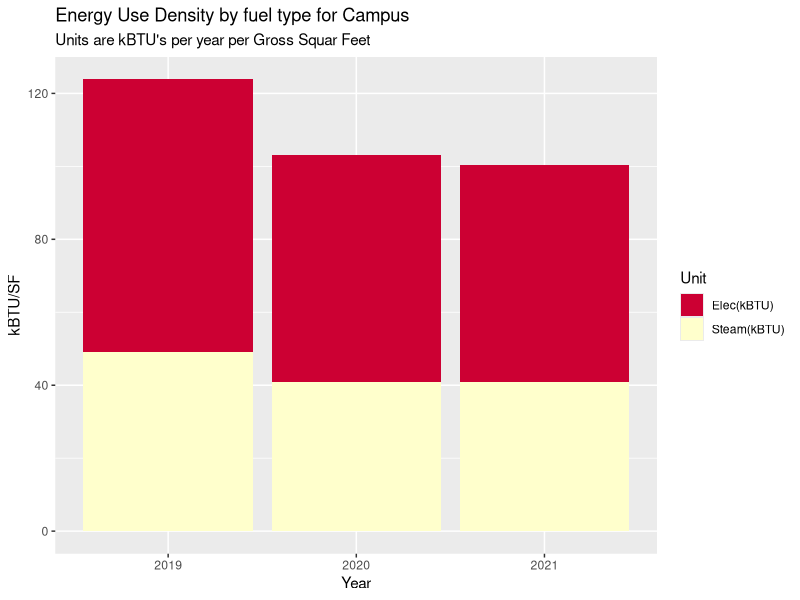
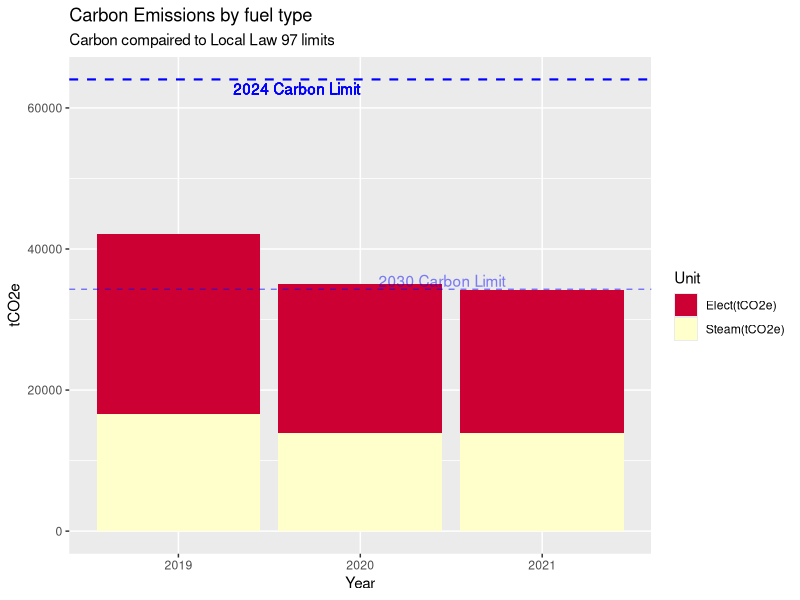
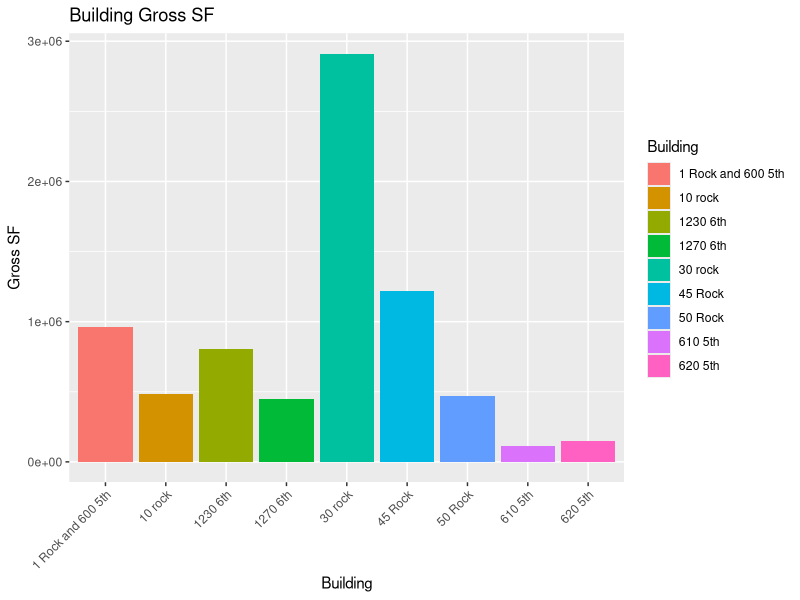
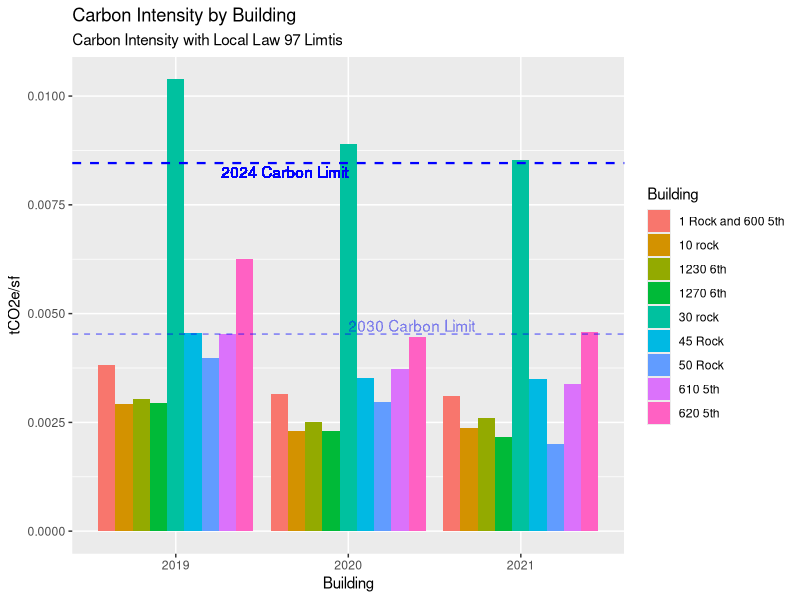

Write R code to recreate these figures, in order. (Note: this script raises an error after producing the figures.)
## ---- chunk 1

# Load packages 
my_packages <- c("tidyverse", "vroom" , "janitor" , "glue" , "tsibble" , "tidytext","lubridate", "fable", "tsibbledata", "ggplot2", "forecast", "tseries", "rio", "zoo", "readxl", "tsibbledata", "knitr", "formattable", "scales", "kable", "kableExtra")   

invisible( lapply(my_packages, require, character.only = TRUE))

#Set up environment 
place <- "Home"  #Where are we working today. 
# place <- "work"

if (place == "Home"){setwd("C:/Users/paulr/Documents/R/RockCenterEnergyAnalysis")} else {setwd("C:/Users/prode/Documents/R/RockCenterEnergyAnalysis")}

if (!file.exists("data")) { dir.create("data")}

rm(place, my_packages ) #Clean up

options(dplyr.summarise.inform = FALSE)  # Suppress textin Knit printout. 



# Read in data

'ElecCF' <- 0.000288962  #2021 Carbon Values
'SteamCF' <- 0.00004493 #2021 Carbon Values
'IntensityLimit24' <- 0.00846 #2024 Limit
'IntensityLimit30' <- 0.00453 #2030 Limit

SteamData <- read_excel("data/Energy_Data_for_Net_Zero_Study.xlsx", sheet = "Sheet1", range = "B2:G11" , col_names = TRUE, na = "NA", col_types = NULL ) %>%  select(-5,-6)

ElectricData <- read_excel("data/Energy_Data_for_Net_Zero_Study.xlsx", sheet = "Sheet1", range = "B13:G23" , col_names = TRUE, na = "NA", col_types = NULL ) %>% select(-5,-6)

ElectricData %>% filter(Building == '1 Rock' | Building == '600 5th') %>% 
  select( -Building) %>% 
  summarise_each(funs(sum)) %>% 
  mutate(Building = "1 Rock and 600 5th") %>% 
  select(4,1,2,3) %>% rbind(ElectricData) %>% 
  filter(Building != '1 Rock' & Building != '600 5th') -> ElectricData

BuildingGSF <- read_excel("data/Energy_Data_for_Net_Zero_Study.xlsx", sheet = "Sheet1", range = "B28:C39" , col_names = TRUE, na = "NA", col_types = NULL ) %>% 
  filter(Building != '1 Rock' & Building != '600 5th')

UtilityData <- left_join(ElectricData, SteamData, by="Building") %>% left_join(BuildingGSF, by="Building")
UtilityData[is.na(UtilityData)] <- 0


# Adding NBC Electric
  All_Data <- read_excel("data/LL97 Fines Rock Center.xlsx", sheet = "NBC Energy", range = "B1:D64" , col_names = TRUE, na = "Not Available", col_types = c("guess", "guess", "numeric") ) %>% mutate(across(contains('Date'), ymd)) %>% select("Start Date", "kwh")
colnames(All_Data) <- c("Date",  "kwh")
All_Data %>% 
  group_by(year(Date)) %>% 
  summarise("Elect" = sum(kwh)) -> All_Data
colnames(All_Data) <- c("Date", "Elect")
All_Data %>% 
  filter(Date == 2019 | Date == 2020 | Date == 2021 ) -> All_Data
UtilityData[4,2] <- UtilityData[4,2] + All_Data[1,2]
UtilityData[4,3] <- UtilityData[4,3] + All_Data[2,2]
UtilityData[4,4] <- UtilityData[4,4] + All_Data[3,2]


#Campus EUI for each year 
UtilityData1 <- UtilityData 
apply(UtilityData1[2:4], 2, function(row) row * 3.4121 ) -> UtilityData1[2:4]
apply(UtilityData1[5:7], 2, function(row) row * 1194) -> UtilityData1[5:7]
UtilityData1 %>% select(`2019 kwh`, `2020 kwh`, `2021 kwh`, `2019 mlbs`, `2020 mlbs`, `2021 mlbs`, `Gross Floor Area`) %>%
summarise_each(funs(sum)) -> UtilityData1
    TotalFlArea <- UtilityData1$`Gross Floor Area`
    UtilityData1 %>% 
      select(-`Gross Floor Area`) %>% 
  gather(key = "Item", value = "Value") -> UtilityData1
  cbind(UtilityData1, str_split_fixed(UtilityData1$Item, " ", n=2)) %>% 
  select(-"Item") -> UtilityData1 
  colnames(UtilityData1)  <-  c("Value", "Year", "Unit") 
  apply(UtilityData1[3], 1, function(x) {ifelse(x == "kwh", "Elec(kBTU)", "Steam(kBTU)")}) -> UtilityData1[3]
  

  # Make an EUI plot with kBTU vales for both  electric and steam  
UtilityData2 <- UtilityData1
apply(UtilityData2[1], 1, function(row) row / TotalFlArea ) -> UtilityData2[1]
UtilityData2 %>% 
  ggplot(aes(x = Year, y = Value, fill = Unit)) +
  geom_bar(stat = "identity", position = "stack") +
  labs( title = "Energy Use Density by fuel type for Campus",
        subtitle = "Units are kBTU's per year per Gross Squar Feet") +
  xlab("Year") +
  ylab("kBTU/SF") +
  scale_fill_manual(values = c("#CC0033", "#FFFFCC"))


 ### Delta's ###
  UtilityData2 %>%
    group_by(Year) %>% 
    summarise("AnnuValues" = sum(Value)) %>% 
    mutate("BaseYear" = max(AnnuValues)) %>% 
    mutate("Delta" = AnnuValues/BaseYear) -> CampusDelta
  CampusDelta[4] <- sapply(CampusDelta[4], function(x) percent(x, accuracy=1))
## ---- chunk 2

#Make a Carbon table in the dataframe UtilityData1
UtilityData3 <- UtilityData1
  apply(UtilityData3[3], 1, function(x) {ifelse(x == "Elec(kBTU)", "Elect(tCO2e)", "Steam(tCO2e)")}) -> UtilityData3[3]
  
  
  UtilityData3 %>% 
  mutate(Carbon = ifelse(Unit == "Elec(kBTU)", Value * ElecCF / 3.4121, Value * SteamCF)) %>% ggplot(aes(x = Year, y = Carbon, fill = Unit)) +
  geom_bar(stat = "identity", position = "stack") +
  labs( title = "Carbon Emissions by fuel type",
        subtitle = "Carbon compaired to Local Law 97 limits") +
  labs(x = "Year", y = "tCO2e") +
  #guides(fill = FALSE) +
  geom_hline(aes(yintercept = TotalFlArea * IntensityLimit24), color = "blue", linetype = "dashed", size = 0.75) +
  geom_text(aes(x = 2, y = TotalFlArea * IntensityLimit24, label = "2024 Carbon Limit"), hjust = 1, vjust = 1.25 , color = "blue") +
  geom_hline(aes(yintercept = TotalFlArea * IntensityLimit30), linetype = "dashed", color = "blue", size = 0.5, alpha = 0.5) +
  geom_text(aes(x = 2.1, y = TotalFlArea * IntensityLimit30, label = "2030 Carbon Limit", alpha = 0.1), hjust = 0, vjust = -.2 , color = "blue", alpha = 0.1) +
  scale_fill_manual(values = c("#CC0033", "#FFFFCC"))
  
## ---- chunk 3

#Plot Carbon Intensities versus LL97 Limits 
UtilityData1 <- UtilityData 
#apply(UtilityData1[2:4], 2, function(row) row * 3.4121 ) -> UtilityData1[2:4]
apply(UtilityData1[5:7], 2, function(row) row * 1194) -> UtilityData1[5:7]
UtilityData1[2:7]/UtilityData1$`Gross Floor Area` -> UtilityData1[2:7]
colnames(UtilityData1) <- c("Building", "2019 kwh", "2020 kwh", "2021 kwh", "2019 kBTUs", "2020 kBTUs", "2021 kBTUs", "Gross Floor Area")

UtilityData1 %>% select("Building", "2019 kwh", "2020 kwh", "2021 kwh", "2019 kBTUs", "2020 kBTUs", "2021 kBTUs") -> UtilityData1

UtilityData1 %>% 
  gather(key = "Item", value = "Value", -"Building") -> UtilityData1
  cbind(UtilityData1, str_split_fixed(UtilityData1$Item, " ", n=2)) %>% 
  select(-"Item") -> UtilityData1 
  colnames(UtilityData1)  <-  c("Building", "Value", "Year", "Unit") 
  UtilityData1 %>% 
    mutate("Carbon/SF" = ifelse(Unit == "kwh", Value * ElecCF, Value * SteamCF)) %>% 
    select(Building, Year, Unit, `Carbon/SF`) %>% 
    mutate("Carbon" = "tCO2e") -> UtilityData1
  
  UtilityData %>%   
ggplot(aes(x = Building, y = `Gross Floor Area`, fill = Building)) +
  geom_bar(stat = "identity", position = "dodge") +
  labs( title = "Building Gross SF") +
  labs(x = "Building", y = "Gross SF") +
  theme(axis.text.x = element_text (angle = 45, vjust = 1, hjust=1)) 


UtilityData1 %>%   
ggplot(aes(x = Year, y = `Carbon/SF`, fill = Building, group = Building)) +
  geom_bar(stat = "identity", position = "dodge") +
  labs( title = "Carbon Intensity by Building",
        subtitle = "Carbon Intensity with Local Law 97 Limtis") +
  labs(x = "Building", y = "tCO2e/sf") +
  geom_hline(aes(yintercept = IntensityLimit24), color = "blue", linetype = "dashed", size = 0.75) +
  geom_text(aes(x = 2, y = IntensityLimit24, label = "2024 Carbon Limit"), hjust = 1, vjust = 1.25 , color = "blue") +
  geom_hline(aes(yintercept = IntensityLimit30), linetype = "dashed", color = "blue", size = 0.5, alpha = 0.5) +
  geom_text(aes(x = 2, y = IntensityLimit30, label = "2030 Carbon Limit"), hjust = 0, vjust = -.2 , color = "blue", alpha = 0.01) 
  

CarbonLimits <- data.frame(Year = 2019:2021, IntensityLimit24 = 0.00846, IntensityLimit30 = 0.00453)
CarbonLimits$Year <- as.character(CarbonLimits$Year)
## ---- chunk 4


###### Making table for penalties ######
UtilityData1 %>% 
  left_join(BuildingGSF) %>% 
  left_join(CarbonLimits) %>% 
  mutate('tCO2e' = IntensityLimit24 - `Carbon/SF`) -> UtilityDataT

UtilityDataT %>% 
  mutate("Penality" = ifelse(tCO2e > 0, 0, (268 * tCO2e * UtilityDataT$`Gross Floor Area`))) -> UtilityDataT

UtilityDataT %>% 
  filter(Year == 2019) %>% 
  select(-Year, -Unit, -Carbon, -IntensityLimit30, -IntensityLimit24) %>% 
  group_by(Building) %>% 
  summarise( "CarbonPSF" = sum(`Carbon/SF`), "tCO2e" = sum(`tCO2e`), "Penalty" = sum(Penality))  -> UtilityDataT2

kable(UtilityDataT2, format = "html", col.names = c("Building", "Carbon/GSF", "Total Carbon", "Net Penanity"), align = "lllc", caption = "<center><strong><strong>Penality Tabulation</strong></strong></center>", digits = getOption("digits"), booktabs = T ) %>% 
kable_styling(bootstrap_options = "striped",full_width = F) 



## ---- chunk 5

#1 Electric kWh
ElectricData %>% select(Building, `2019 kwh`, `2020 kwh`, `2021 kwh`) %>% 
  gather(key = "Item", value = "Value", -Building) %>%
  ggplot(aes(x = Building, y = Value, fill = Item, group = Item)) +
  labs( title = "Annual Electric by Building",
        subtitle = "2019 and Covid years", x = "Building", y = "kWh") +
  theme(axis.text.x = element_text (angle = 45, vjust = 1, hjust=1)) +
  geom_bar(stat = "identity", position = "dodge")
## ---- chunk 6
#2 Electric kWh per GSF 
UtilityData1 <- UtilityData
apply(UtilityData1[2:7], 2, function(row) row / UtilityData1$`Gross Floor Area`) -> UtilityData1[2:7]
UtilityData1 %>% select(Building, `2019 kwh`, `2020 kwh`, `2021 kwh`) %>% 
  gather(key = "Item", value = "Value", -Building) %>% 
  ggplot(aes(x = Building, y = Value, fill = Item, group = Item)) +
  labs( title = "Annual Electric per Gross Squar Foot by Building",
        subtitle = "2019 and Covid years", x = "Building", y = "kWh/GSF") +
  theme(axis.text.x = element_text (angle = 45, vjust = 1, hjust=1)) +
  geom_bar(stat = "identity", position = "dodge")
## ---- chunk 7

#3 percent kWh reductions relative to 2019 
UtilityData1 <- UtilityData
apply(UtilityData1[2:7], 2, function(row) row / UtilityData1$`Gross Floor Area`) -> UtilityData1[2:7]
apply(UtilityData1[2:4], 2, function(row) row / UtilityData1$`2019 kwh`) -> UtilityData1[2:4]
UtilityData1 %>% select(Building, `2019 kwh`, `2020 kwh`, `2021 kwh`) %>% 
  gather(key = "Item", value = "Value", -Building) %>% 
  ggplot(aes(x = Building, y = Value, fill = Item, group = Item)) + 
  labs( title = "Percent of 2019 Electrical Consumption by Building",
        subtitle = "2019 Electric versys Covid years", x = "Building", y = "kWh/GSF % of 2019") +
  theme(axis.text.x = element_text (angle = 45, vjust = 1, hjust=1)) +
  geom_bar(stat = "identity", position = "dodge")
## ---- chunk 8
# 4 Steam mlb 
SteamData %>% select(Building, `2019 mlbs`, `2020 mlbs`, `2021 mlbs`) %>% 
  gather(key = "Item", value = "Value", -Building) %>%
  ggplot(aes(x = Building, y = Value, fill = Item, group = Item)) +
  labs( title = "Steam Comsumption ",
        subtitle = "Steam comsumption in mLB per year and building", x = "Building", y = "Mlb") +
  theme(axis.text.x = element_text (angle = 45, vjust = 1, hjust=1)) +
  geom_bar(stat = "identity", position = "dodge")

## ---- chunk 9

#5 steam mlb per gsf 
UtilityData1 <- UtilityData
apply(UtilityData1[2:7], 2, function(row) row / UtilityData1$`Gross Floor Area`) -> UtilityData1[2:7]
UtilityData1 %>% select(Building, `2019 mlbs`, `2020 mlbs`, `2021 mlbs`) %>% 
  gather(key = "Item", value = "Value", -Building) %>% 
  ggplot(aes(x = Building, y = Value, fill = Item, group = Item)) +
  labs( title = "Steam Comsumption per GSF ",
        subtitle = "Steam comsumption in mLB per GSF year and building", x = "Building", y = "Mlb/GSF") +
  theme(axis.text.x = element_text (angle = 45, vjust = 1, hjust=1)) +
  geom_bar(stat = "identity", position = "dodge")
  
## ---- chunk 10

#6 percent down from 2019
UtilityData1 <- UtilityData
apply(UtilityData1[2:7], 2, function(row) row / UtilityData1$`Gross Floor Area`) -> UtilityData1[2:7]
apply(UtilityData1[5:7], 2, function(row) row / UtilityData1$`2019 mlbs`) -> UtilityData1[5:7]
UtilityData1 %>% select(Building, `2019 mlbs`, `2020 mlbs`, `2021 mlbs`) %>% 
  gather(key = "Item", value = "Value", -Building) %>% 
  ggplot(aes(x = Building, y = Value, fill = Item, group = Item)) +
  labs( title = "Percent of 2019 Steam Consumption by Building ",
        subtitle = "2019 Steam versys Covid years", x = "Building", y = "Mlb/GSF % of 2019") +
  theme(axis.text.x = element_text (angle = 45, vjust = 1, hjust=1)) +
  geom_bar(stat = "identity", position = "dodge")

## ---- chunk 11


EPA_data <- read_excel("data/EPA_Annual_Energy_Use_By_Meter.xlsx", range = "A6:BB155" , col_names = FALSE, na = "NA", col_types = NULL )

EPA_data <- read_excel("data/EPA_Annual_Energy_Use_By_Meter.xlsx", skip = 4)




Turnstile_data <- read.csv("data/RC_Occunpancy_Data_Details_data.csv") %>% 
  select(Property, Date, Total.Entrants)

Turnstile_data$Date <- mdy(Turnstile_data$Date)

Turnstile_data %>%   
group_by(Property, "Year" = year(Date)) %>%  #"Month" = month(Date)) %>% 
  summarise(Population = sum(Total.Entrants)) -> Turnstile_data1
Turnstile_data1$Year <- as.factor(Turnstile_data1$Year)

Turnstile_data1 %>% 
  ggplot(aes(x = Property, y = Population, group = Year, fill = Year)) +
   labs( title = "Turnstyle Counts by Month",
        subtitle = "Morning Counts", x = "Building", y = "Entrants") +
  theme(axis.text.x = element_text (angle = 45, vjust = 1, hjust=1)) +
  geom_bar(stat = "identity", position = "dodge")
  




Turnstile_data %>%   
group_by("Year" = year(Date)) %>%   
  summarise(Population = sum(Total.Entrants)) -> Turnstile_data2
Turnstile_data2$Year <- as.factor(Turnstile_data2$Year)


  
